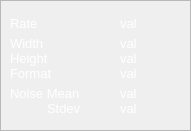
    <widget class="QFrame" name="camera_frame_status">
     <property name="geometry">
      <rect>
       <x>560</x>
       <y>20</y>
       <width>191</width>
       <height>131</height>
      </rect>
     </property>
     <property name="frameShape">
      <enum>QFrame::StyledPanel</enum>
     </property>
     <property name="frameShadow">
      <enum>QFrame::Raised</enum>
     </property>
     <widget class="QLabel" name="label_18">
      <property name="geometry">
       <rect>
        <x>10</x>
        <y>15</y>
        <width>61</width>
        <height>17</height>
       </rect>
      </property>
      <property name="font">
       <font>
        <pointsize>10</pointsize>
       </font>
      </property>
      <property name="styleSheet">
       <string notr="true">color: rgb(255, 255, 255);</string>
      </property>
      <property name="text">
       <string>Rate</string>
      </property>
     </widget>
     <widget class="QLabel" name="label_19">
      <property name="geometry">
       <rect>
        <x>10</x>
        <y>35</y>
        <width>61</width>
        <height>17</height>
       </rect>
      </property>
      <property name="font">
       <font>
        <pointsize>10</pointsize>
       </font>
      </property>
      <property name="styleSheet">
       <string notr="true">color: rgb(255, 255, 255);</string>
      </property>
      <property name="text">
       <string>Width</string>
      </property>
     </widget>
     <widget class="QLabel" name="label_20">
      <property name="geometry">
       <rect>
        <x>10</x>
        <y>50</y>
        <width>61</width>
        <height>17</height>
       </rect>
      </property>
      <property name="font">
       <font>
        <pointsize>10</pointsize>
       </font>
      </property>
      <property name="styleSheet">
       <string notr="true">color: rgb(255, 255, 255);</string>
      </property>
      <property name="text">
       <string>Height</string>
      </property>
     </widget>
     <widget class="QLabel" name="label_21">
      <property name="geometry">
       <rect>
        <x>10</x>
        <y>65</y>
        <width>61</width>
        <height>17</height>
       </rect>
      </property>
      <property name="font">
       <font>
        <pointsize>10</pointsize>
       </font>
      </property>
      <property name="styleSheet">
       <string notr="true">color: rgb(255, 255, 255);</string>
      </property>
      <property name="text">
       <string>Format</string>
      </property>
     </widget>
     <widget class="QLabel" name="camera_update_rate">
      <property name="geometry">
       <rect>
        <x>120</x>
        <y>15</y>
        <width>60</width>
        <height>17</height>
       </rect>
      </property>
      <property name="font">
       <font>
        <pointsize>10</pointsize>
       </font>
      </property>
      <property name="styleSheet">
       <string notr="true">color: rgb(255, 255, 255);</string>
      </property>
      <property name="text">
       <string>val</string>
      </property>
     </widget>
     <widget class="QLabel" name="camera_width">
      <property name="geometry">
       <rect>
        <x>120</x>
        <y>35</y>
        <width>60</width>
        <height>17</height>
       </rect>
      </property>
      <property name="font">
       <font>
        <pointsize>10</pointsize>
       </font>
      </property>
      <property name="styleSheet">
       <string notr="true">color: rgb(255, 255, 255);</string>
      </property>
      <property name="text">
       <string>val</string>
      </property>
     </widget>
     <widget class="QLabel" name="camera_height">
      <property name="geometry">
       <rect>
        <x>120</x>
        <y>50</y>
        <width>60</width>
        <height>17</height>
       </rect>
      </property>
      <property name="font">
       <font>
        <pointsize>10</pointsize>
       </font>
      </property>
      <property name="styleSheet">
       <string notr="true">color: rgb(255, 255, 255);</string>
      </property>
      <property name="text">
       <string>val</string>
      </property>
     </widget>
     <widget class="QLabel" name="camera_format">
      <property name="geometry">
       <rect>
        <x>120</x>
        <y>65</y>
        <width>60</width>
        <height>17</height>
       </rect>
      </property>
      <property name="font">
       <font>
        <pointsize>10</pointsize>
       </font>
      </property>
      <property name="styleSheet">
       <string notr="true">color: rgb(255, 255, 255);</string>
      </property>
      <property name="text">
       <string>val</string>
      </property>
     </widget>
     <widget class="QLabel" name="label_25">
      <property name="geometry">
       <rect>
        <x>10</x>
        <y>85</y>
        <width>81</width>
        <height>17</height>
       </rect>
      </property>
      <property name="font">
       <font>
        <pointsize>10</pointsize>
       </font>
      </property>
      <property name="styleSheet">
       <string notr="true">color: rgb(255, 255, 255);</string>
      </property>
      <property name="text">
       <string>Noise Mean</string>
      </property>
     </widget>
     <widget class="QLabel" name="camera_noise_mean">
      <property name="geometry">
       <rect>
        <x>120</x>
        <y>85</y>
        <width>60</width>
        <height>17</height>
       </rect>
      </property>
      <property name="font">
       <font>
        <pointsize>10</pointsize>
       </font>
      </property>
      <property name="styleSheet">
       <string notr="true">color: rgb(255, 255, 255);</string>
      </property>
      <property name="text">
       <string>val</string>
      </property>
     </widget>
     <widget class="QLabel" name="label_45">
      <property name="geometry">
       <rect>
        <x>47</x>
        <y>100</y>
        <width>41</width>
        <height>17</height>
       </rect>
      </property>
      <property name="font">
       <font>
        <pointsize>10</pointsize>
       </font>
      </property>
      <property name="styleSheet">
       <string notr="true">color: rgb(255, 255, 255);</string>
      </property>
      <property name="text">
       <string>Stdev</string>
      </property>
     </widget>
     <widget class="QLabel" name="camera_noise_stdev">
      <property name="geometry">
       <rect>
        <x>120</x>
        <y>100</y>
        <width>60</width>
        <height>17</height>
       </rect>
      </property>
      <property name="font">
       <font>
        <pointsize>10</pointsize>
       </font>
      </property>
      <property name="styleSheet">
       <string notr="true">color: rgb(255, 255, 255);</string>
      </property>
      <property name="text">
       <string>val</string>
      </property>
     </widget>
     <zorder>label_19</zorder>
     <zorder>label_20</zorder>
     <zorder>label_21</zorder>
     <zorder>label_18</zorder>
     <zorder>camera_update_rate</zorder>
     <zorder>camera_width</zorder>
     <zorder>camera_height</zorder>
     <zorder>camera_format</zorder>
     <zorder>label_25</zorder>
     <zorder>camera_noise_mean</zorder>
     <zorder>label_45</zorder>
     <zorder>camera_noise_stdev</zorder>
    </widget>
